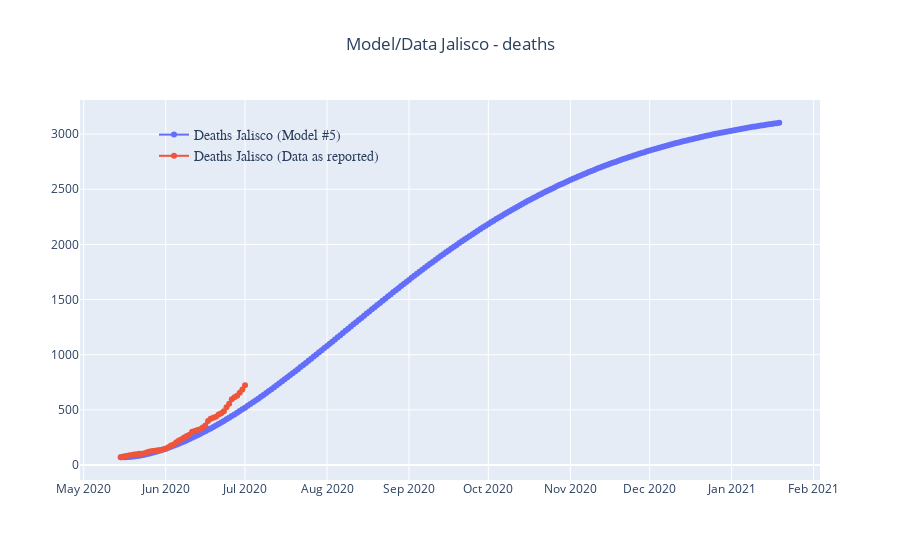

Here is the notebook cell this chart was saved with:
### Code cell
# Example 5 - variable contact rate hospitalizations with capacity constraints

Ri= 1.15      # initial reproduction rate
Rf= 0.95      # final reproduction rate as if 0 infected: S/P=1
λ = 0.015     # behavioral param
sc= 5        # scale parameter

I0= 767*sc
D0= 70


γ = 0.200     # n days while infectious; 1/n
θ = 0.100     # n days for a case to resolve; 1/n
δ = 0.01      # death rate
βi= Ri*γ      # initial contact rate
βf= Rf*γ      # final contact rate as if 0 infected: S/P=1

α0 = 0.00     # severe symptoms
α1 = 0.03     # severe symptoms: days to recuperate
μ  = 0.10     # hospital constraint
δ1 = 10*δ     # death rate in severe symptoms if not treated

# Functions
def Sp(S,I,P,β):
    return S - β*S*I/P
def Ip(S,I,N,β):
    return I + β*S*I/P - γ*I
def Rp(R,I):
    return R + γ*(1-α0)*I - θ*R

def Hp(H,entries):
    return H + entries - α1*H  # γ*α0*I
def Up(U,entries):
    return U + entries - θ*U

def Cp(C,R,H,U):
    return C + (1-δ)*θ*R + α1*H + (1-δ1)*θ*U
def Dp(D,R,U):
    return D + δ*θ*R + δ1*θ*U
def Pp(P,R):
    return P - δ*θ*R

def Beta(t):
    return βi*np.exp(-λ*t) + βf*(1-np.exp(-λ*t))

def Rt(S,P,β):
    return (β*S/P)/γ

# Inital values
P = 8256000
I = I0
S = P-I
R = 0
H = 0
U = 0
C = 0
D = D0
β = βi
Rc = Ri

# Simulation
t = 300
x = np.empty([t,13])

for i in range(0,t):    
    β  = Beta(i)    
    S1 = Sp(S,I,P,β)
    I1 = Ip(S,I,P,β)
    R1 = Rp(R,I)    
    C1 = Cp(C,R,H,U)
    D1 = Dp(D,R,U)
    P1 = Pp(P,R)
    Rc = Rt(S,P,β)

    entries = γ*α0*I
    H1 = Hp(H,entries)    
    if H1 > μ*P:
        entriesH = μ*P - H*(1-α1)
        entriesU = entries - entriesH
    else:
        entriesH = entries
        entriesU = 0
        
    H1 = Hp(H,entriesH)
    U1 = Up(U,entriesU)

    
    x[i,:] = [i,-(S1-S),S,I,R,H,U,C,D,P,P-S1,Rc,β]
    
    S = S1
    I = I1
    R = R1
    H = H1
    U = U1
    C = C1
    D = D1
    P = P1
    
df6 = pd.DataFrame(data=x)
df6.columns = ['time','NewInf','Susc','Inf','Resol','Hospital','Untreated','Recup','Deaths','Pop','Cases','Rt','βt']

df6['date'] = mx1.date
df6.loc[len(mx1)-1:len(df5),'date'] = pd.date_range(start=mx1.date.iloc[-1],periods=(len(df6)-len(mx1)+1))
df6['date'] = pd.to_datetime(df6['date'])

tbound = 250
fig = go.Figure()

fig.add_trace(go.Scatter(
    x=df6[df6.time<tbound]['date'],
    y=df6[df6.time<tbound]['Deaths'],
    name='Deaths Jalisco (Model #5)',
    mode='lines+markers',line_width=2,marker_size=6,opacity=1))

fig.add_trace(go.Scatter(
    x=mx1['date'],
    y=mx1['Deaths_Jalisco'],
    name='Deaths Jalisco (Data as reported)',
    mode='lines+markers',line_width=2,marker_size=6,opacity=1))

fig.update_layout(
    title="Model/Data Jalisco - deaths",
    title_x=0.5,showlegend=True,yaxis = {'type': 'linear'},
    legend=dict(
            x=0.10,y=0.95,
            traceorder="normal",font=dict(family="sans-serif",size=14),bgcolor='rgba(0,0,0,0)'),)

fig.show()

### Figure 1 — Plotly figure (JSON) as saved in the notebook; plotly's stock layout.template omitted (floating-point values rounded to 4 significant figures; data arrays with more than 128 entries replaced by an {"elided": "..."} marker saying what was removed)
{"data": [{"line": {"width": 2}, "marker": {"size": 6}, "mode": "lines+markers", "name": "Deaths Jalisco (Model #5)", "opacity": 1, "type": "scatter", "x": {"elided": "250 str values"}, "y": {"elided": "250 float values"}}, {"line": {"width": 2}, "marker": {"size": 6}, "mode": "lines+markers", "name": "Deaths Jalisco (Data as reported)", "opacity": 1, "type": "scatter", "x": ["2020-05-15T00:00:00", "2020-05-16T00:00:00", "2020-05-17T00:00:00", "2020-05-18T00:00:00", "2020-05-19T00:00:00", "2020-05-20T00:00:00", "2020-05-21T00:00:00", "2020-05-22T00:00:00", "2020-05-23T00:00:00", "2020-05-24T00:00:00", "2020-05-25T00:00:00", "2020-05-26T00:00:00", "2020-05-27T00:00:00", "2020-05-28T00:00:00", "2020-05-29T00:00:00", "2020-05-30T00:00:00", "2020-05-31T00:00:00", "2020-06-01T00:00:00", "2020-06-02T00:00:00", "2020-06-03T00:00:00", "2020-06-04T00:00:00", "2020-06-05T00:00:00", "2020-06-06T00:00:00", "2020-06-07T00:00:00", "2020-06-08T00:00:00", "2020-06-09T00:00:00", "2020-06-10T00:00:00", "2020-06-11T00:00:00", "2020-06-12T00:00:00", "2020-06-13T00:00:00", "2020-06-14T00:00:00", "2020-06-15T00:00:00", "2020-06-16T00:00:00", "2020-06-17T00:00:00", "2020-06-18T00:00:00", "2020-06-19T00:00:00", "2020-06-20T00:00:00", "2020-06-21T00:00:00", "2020-06-22T00:00:00", "2020-06-23T00:00:00", "2020-06-24T00:00:00", "2020-06-25T00:00:00", "2020-06-26T00:00:00", "2020-06-27T00:00:00", "2020-06-28T00:00:00", "2020-06-29T00:00:00", "2020-06-30T00:00:00", "2020-07-01T00:00:00"], "y": [70, 77, 82, 85, 91, 96, 97, 102, 102, 107, 115, 123, 126, 130, 133, 136, 140, 148, 161, 177, 186, 207, 223, 233, 249, 263, 275, 301, 309, 317, 325, 339, 357, 398, 420, 428, 438, 457, 468, 488, 523, 556, 595, 613, 628, 656, 685, 722]}], "layout": {"legend": {"bgcolor": "rgba(0,0,0,0)", "font": {"family": "sans-serif", "size": 14}, "traceorder": "normal", "x": 0.1, "y": 0.95}, "showlegend": true, "title": {"text": "Model/Data Jalisco - deaths", "x": 0.5}, "yaxis": {"type": "linear"}}}
